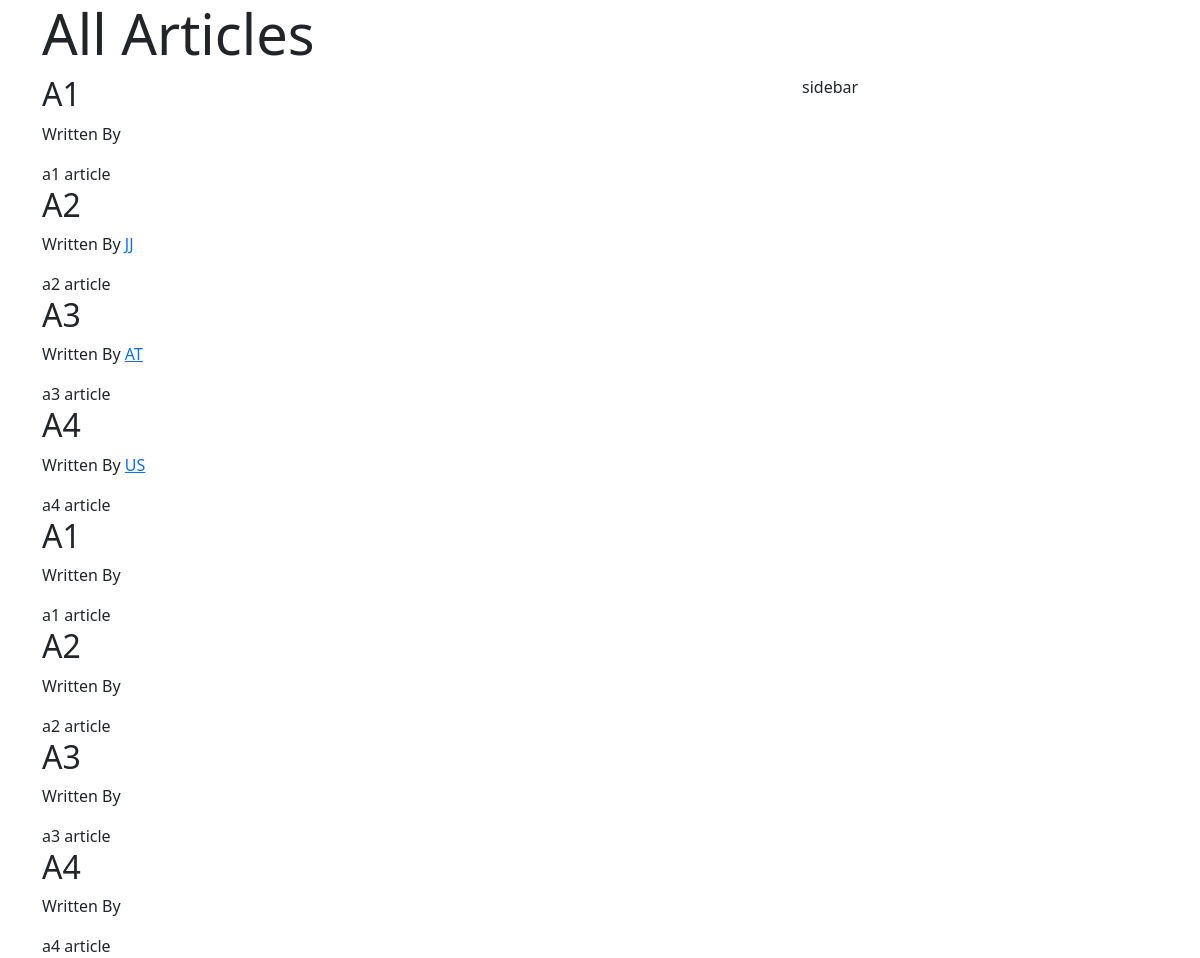
The page / on the database its author committed.
### main.py (models this page shows)
class Article(db.Model):
    _tablename_='article',
    aid=db.Column(db.Integer, autoincrement=True, primary_key=True)
    title=db.Column(db.String)
    content=db.Column(db.String)
    authors=db.relationship("User", secondary="article_authors")

class User(db.Model):
    _tablename_='user',
    uid=db.Column(db.Integer, autoincrement=True, primary_key=True)
    uname=db.Column(db.String, unique=True)
    email=db.Column(db.String, unique=True)

### main.py (the view)
@app.route("/",methods=["GET","POST"])
def articles():
    articles=Article.query.all()
    return render_template("articles.html",articles=articles)

### templates/articles.html (shortened to what this page needs)
<DOCTYPE! html>
<html>
<head>
    <link href="https://cdn.jsdelivr.net/npm/bootstrap@5.3.0-alpha1/dist/css/bootstrap.min.css" rel="stylesheet">
</head>
<body>
    <div class="container">
        <div class="jumbotron">
            <h1 class="display-4"> All Articles</h1>
        </div>
        <div class="row">
            <div class="col-md-8">
                {% for val in articles%}
                <div>
                    <h2>{{val["title"]}}</h2>
                    <p>
                        Written By
                        {% for author in val["authors"]%}
                            <a href='/articlesBy/{{author["uname"]}}'>
                            {{author["uname"]}}</a>
                        {% endfor %}
                    </p>
                    <div>
                        {{val["content"]}}
                    </div>
                </div>
                {% endfor %}
            </div>
            <div class="col-md-4"> sidebar</div>
        </div>
    </div>
</body>
</html>

### rows shown on the page
Article: title "A1", content "a1 article"
Article: title "A2", content "a2 article"
User: uname "JJ"
Article: title "A3", content "a3 article"
User: uname "AT"
Article: title "A4", content "a4 article"
User: uname "US"
Article: title "A1", content "a1 article"
Article: title "A2", content "a2 article"
Article: title "A3", content "a3 article"
Article: title "A4", content "a4 article"
